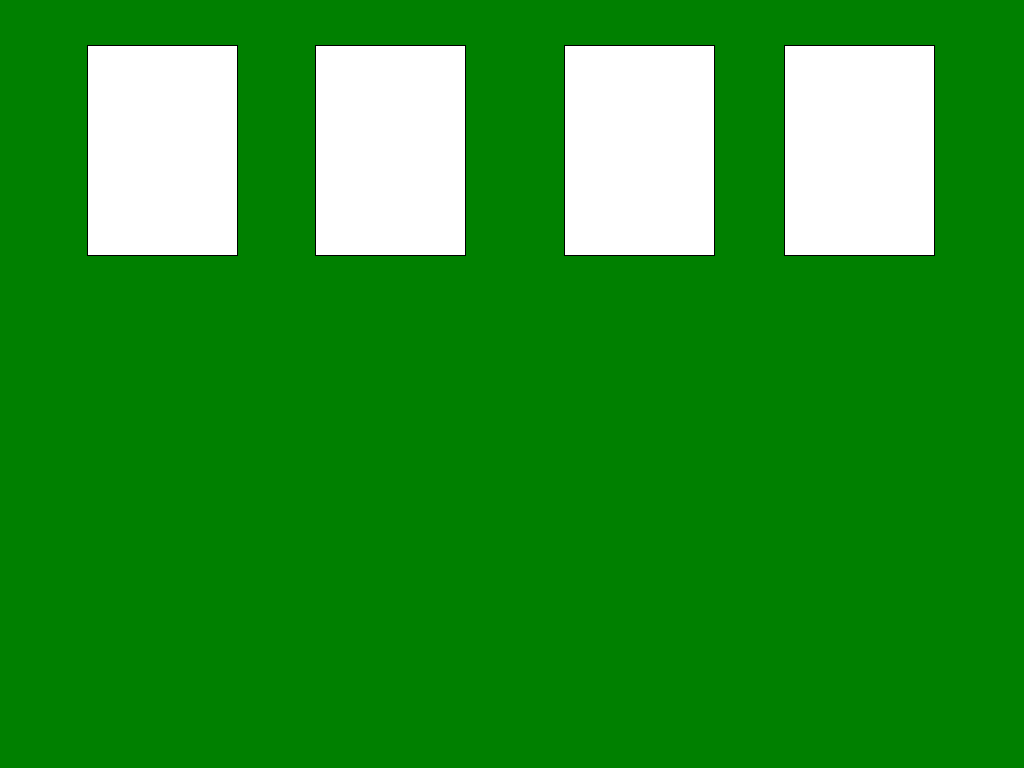
Frame 1 (no input)
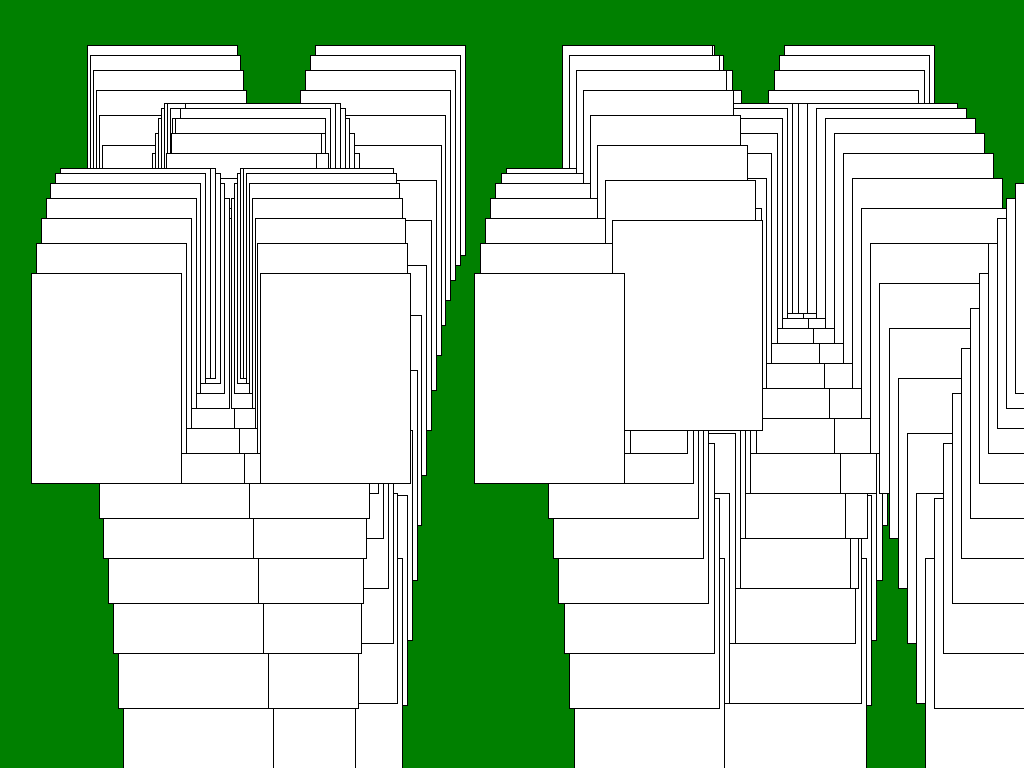
Frame 60 (the mouse pressed at the canvas centre just before this capture)
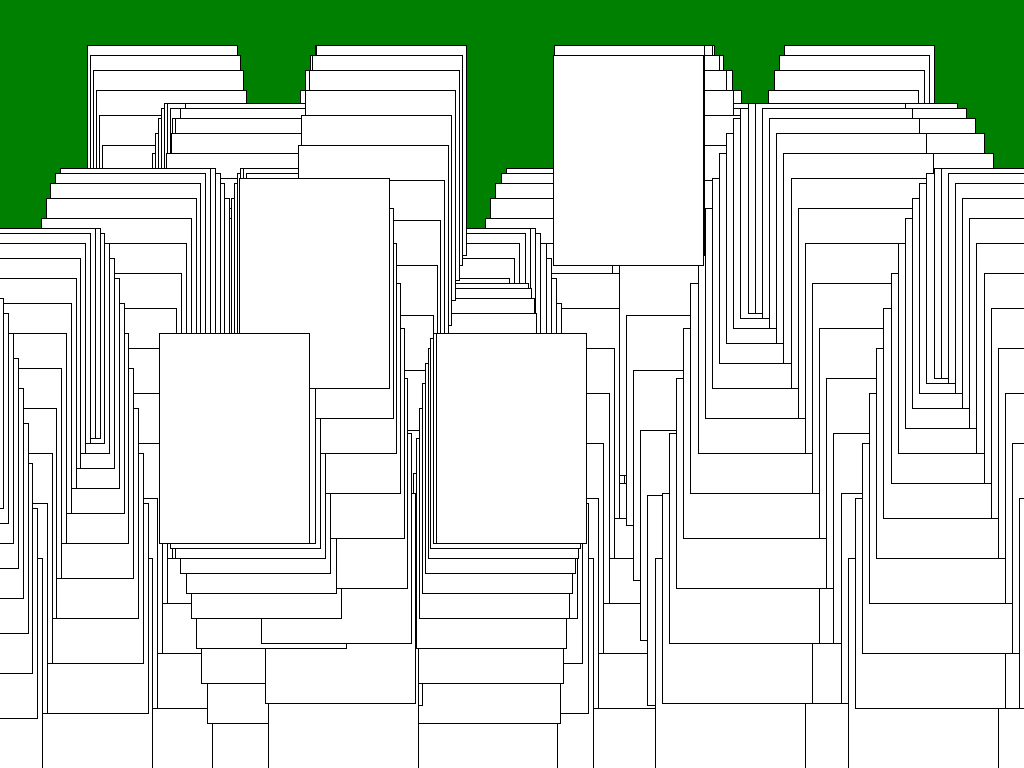
Frame 120 (the mouse held since frame 60 and released just before this capture)

The Processing sketch that drew these frames (run headless with seeded random() and noise(); from frame 60 on, the mouse is pressed at the canvas centre):

// Processing sketch: processing_50226
// ── processing_50226.pde

PVector card1Pos;
PVector card2Pos;
PVector card3Pos;
PVector card4Pos;
PVector gravity;

Card card1;
Card card2;
Card card3;
Card card4;

class Card {
  PVector pos;
  PVector vel;
  boolean offScreen;
  boolean stalled;
  
  Card( float x, float y ) {
    pos = new PVector( x, y );
    vel = new PVector( random( -10, 10 ), 0 );
    offScreen = false;
    stalled = false;
  }
  
  void Update() {
    vel.add( gravity );
    pos.add( vel );
    if( pos.y >= height ) {
      pos.y = height;
      vel.y = -vel.y;
    }
    
    if( vel.mag() < 0.5 )
      stalled = true;
    
    if( pos.x+150 < 0 )
      offScreen = true;
    if( pos.x > width )
      offScreen = true;
  }
  
  void Render() {
    quad( pos.x, pos.y, pos.x+150, pos.y, pos.x+150, pos.y-210, pos.x, pos.y-210 );
  }
}

void setup() {
  size( 1024, 768 );
  background( #008000 );
  
  card1Pos = new PVector( 85, 250 );
  card2Pos = new PVector( 320, 250 );
  card3Pos = new PVector( 555, 250 );
  card4Pos = new PVector( 790, 250 );
  
  gravity = new PVector( 0, 5 );
  
  card1 = new Card( card1Pos.x, card1Pos.y );
  card2 = new Card( card2Pos.x, card2Pos.y );
  card3 = new Card( card3Pos.x, card3Pos.y );
  card4 = new Card( card4Pos.x, card4Pos.y );
}

void draw() {
  if( card1.offScreen || card1.stalled )
    card1 = new Card( card1Pos.x, card1Pos.y );
  if( card2.offScreen || card2.stalled )
    card2 = new Card( card2Pos.x, card2Pos.y );
  if( card3.offScreen || card3.stalled )
    card3 = new Card( card3Pos.x, card3Pos.y );
  if( card4.offScreen || card4.stalled )
    card4 = new Card( card4Pos.x, card4Pos.y );
  
  card1.Update();
  card2.Update();
  card3.Update();
  card4.Update();
  
  card1.Render();
  card2.Render();
  card3.Render();
  card4.Render();
}
